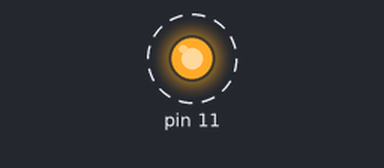
A program run on a simulated Raspberry Pi (header pin numbers). On the bench: output pins drawn as LEDs (lit = HIGH). Dashed ring = blinking. What the program prints to the terminal is not drawn.

Above: at 0.5 s.
Timing chart, 0 to 4.6 s (numbered marks = the images above):
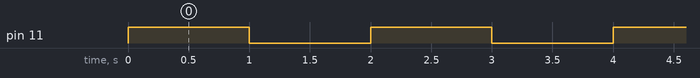

Measured:
- by itself, pin 11: alternates HIGH for 1.0 s and LOW for 1.0 s

The program:

main.py
```python
import blink as led

HIGH = 1
LOW = 0
SECOND = 1

if __name__ == "__main__":
    led.setup_gpio(led.LED_PIN, LOW)
    try :
        while True :
            led.blink_led(led.LED_PIN, LOW, SECOND)
    except KeyboardInterrupt :
        led.cleanup_gpio()
```

blink.py
```python
import RPi.GPIO as gpio
import time

LED_PIN = 11 # gpio17 physical pin number

def setup_gpio(pin, init) :
    gpio.setmode(gpio.BOARD)
    gpio.setup(pin, gpio.OUT)
    gpio.output(pin, init)

    print("using pin %d" %pin);

def set_led(pin, mode) :
    gpio.output(pin, mode)

def toggle_led(pin, start) :
    if (start == gpio.HIGH) :
        set_led(pin, gpio.LOW)
    else :
        set_led(pin, gpio.HIGH)

def blink_led(pin, start, delay_sec) :
    toggle_led(pin, start)
    time.sleep(delay_sec)
    toggle_led(pin, gpio.LOW if start else gpio.HIGH)
    time.sleep(delay_sec)

def cleanup_gpio() :
    gpio.cleanup()
```
